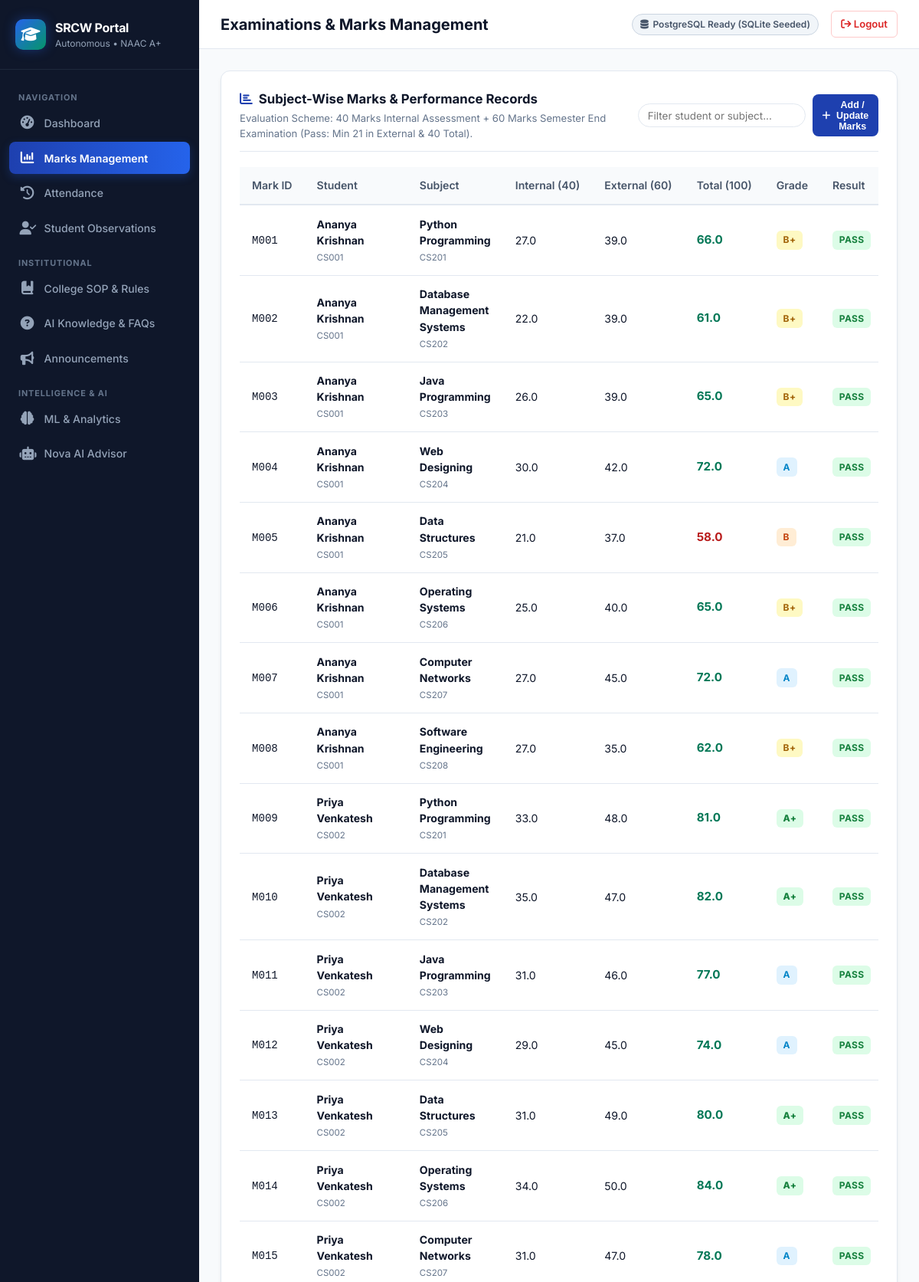
The app's page /marks (signed in, upper part) with its own data.
### tables this page shows
CREATE TABLE marks (
            mark_id TEXT PRIMARY KEY,
            student_id TEXT NOT NULL,
            subject_id TEXT NOT NULL,
            internal_marks_40 REAL DEFAULT 0,
            external_marks_60 REAL DEFAULT 0,
            total_marks_100 REAL DEFAULT 0,
            grade TEXT,
            result TEXT,
            exam_session TEXT,
            FOREIGN KEY (student_id) REFERENCES students(student_id),
            FOREIGN KEY (subject_id) REFERENCES subjects(subject_id)
        );

CREATE TABLE students (
            student_id TEXT PRIMARY KEY,
            full_name TEXT NOT NULL,
            email TEXT UNIQUE NOT NULL,
            phone TEXT,
            gender TEXT,
            date_of_birth TEXT,
            course TEXT,
            department TEXT,
            year INTEGER DEFAULT 1,
            semester INTEGER DEFAULT 1,
            batch TEXT,
            city TEXT
        );

CREATE TABLE subjects (
            subject_id TEXT PRIMARY KEY,
            subject_code TEXT UNIQUE NOT NULL,
            subject_name TEXT NOT NULL,
            credits INTEGER DEFAULT 3,
            faculty_user_id TEXT,
            FOREIGN KEY (faculty_user_id) REFERENCES users(user_id)
        );

### app.py (the view)
@app.route("/marks")
@login_required
def marks_management():
    role = session["user"].get("role")
    if role == "Student":
        student_id = session["user"].get("student_id")
        marks = db_manager.get_marks_by_student(student_id)
        students = [db_manager.get_student_by_id(student_id)]
    else:
        marks = db_manager.get_all_marks()
        students = db_manager.get_all_students()
    subjects = db_manager.get_all_subjects()
    return render_template("marks_management.html", marks=marks, students=students, subjects=subjects)

### app.py (called while the page is built)
def login_required(f):
    @wraps(f)
    def decorated_function(*args, **kwargs):
        if "user" not in session:
            flash("Please sign in to access this portal.", "warning")
            return redirect(url_for("login"))
        return f(*args, **kwargs)
    return decorated_function

@app.context_processor
def inject_global_data():
    return {
        "current_user": session.get("user"),
        "db_mode": db_manager.active_mode,
        "college_name": "Sri Ramakrishna College of Arts and Science for Women"
    }

### db.py (called while the page is built)
    def get_sqlite_conn(self):
        conn = sqlite3.connect(self.sqlite_path)
        conn.row_factory = sqlite3.Row
        return conn

    def get_all_students(self):
        conn = self.get_sqlite_conn()
        cur = conn.cursor()
        cur.execute("SELECT * FROM students ORDER BY student_id")
        rows = cur.fetchall()
        conn.close()
        return [dict(r) for r in rows]

    def get_all_subjects(self):
        conn = self.get_sqlite_conn()
        cur = conn.cursor()
        cur.execute("""
            SELECT s.*, u.full_name as faculty_name
            FROM subjects s
            LEFT JOIN users u ON s.faculty_user_id = u.user_id
            ORDER BY s.subject_code
        """)
        rows = cur.fetchall()
        conn.close()
        return [dict(r) for r in rows]

    def get_all_marks(self):
        conn = self.get_sqlite_conn()
        cur = conn.cursor()
        cur.execute("""
            SELECT m.*, st.full_name as student_name, sub.subject_code, sub.subject_name
            FROM marks m
            JOIN students st ON m.student_id = st.student_id
            JOIN subjects sub ON m.subject_id = sub.subject_id
            ORDER BY m.student_id, sub.subject_code
        """)
        rows = cur.fetchall()
        conn.close()
        return [dict(r) for r in rows]

### templates/marks_management.html (shortened to what this page needs)
{% extends "base.html" %}
{% block page_heading %}Examinations & Marks Management{% endblock %}
{% block content %}
<div class="card">
  <div class="card-header">
    <div>
      <div class="card-title">
        <i class="fa-solid fa-chart-bar" style="color: var(--primary);"></i>
        <span>Subject-Wise Marks & Performance Records</span>
      </div>
      <p style="font-size: 0.82rem; color: #64748b; margin-top: 0.2rem;">
        Evaluation Scheme: 40 Marks Internal Assessment + 60 Marks Semester End Examination (Pass: Min 21 in External & 40 Total).
      </p>
    </div>
    <div style="display: flex; gap: 0.6rem; align-items: center;">
      <input type="text" id="tableSearchInput" placeholder="Filter student or subject..." class="chat-input" style="width: 220px; padding: 0.4rem 0.75rem;">
      {% if current_user and current_user.role in ['Faculty', 'Admin'] %}
      <button class="btn btn-primary btn-sm" onclick="openModal('markModal')">
        <i class="fa-solid fa-plus"></i> Add / Update Marks
      </button>
      {% endif %}
    </div>
  </div>
  <div class="table-responsive">
    <table class="data-table">
      <thead>
        <tr>
          <th>Mark ID</th>
          <th>Student</th>
          <th>Subject</th>
          <th>Internal (40)</th>
          <th>External (60)</th>
          <th>Total (100)</th>
          <th>Grade</th>
          <th>Result</th>
        </tr>
      </thead>
      <tbody>
        {% for m in marks %}
        <tr>
          <td><code>{{ m.mark_id }}</code></td>
          <td>
            <strong>{{ m.student_name or m.student_id }}</strong><br>
            <span style="font-size: 0.72rem; color: #64748b;">{{ m.student_id }}</span>
          </td>
          <td>
            <strong>{{ m.subject_name }}</strong><br>
            <span style="font-size: 0.72rem; color: #64748b;">{{ m.subject_code }}</span>
          </td>
          <td>{{ m.internal_marks_40 }}</td>
          <td>{{ m.external_marks_60 }}</td>
          <td style="font-weight: 700; font-size: 0.95rem; color: {% if m.total_marks_100 >= 60 %}#047857{% else %}#b91c1c{% endif %};">
            {{ m.total_marks_100 }}
          </td>
          <td>
            <span class="badge grade-{{ m.grade|replace('+', '-plus') }}">{{ m.grade }}</span>
          </td>
          <td>
            <span class="badge {% if m.result == 'Pass' %}badge-success{% else %}badge-danger{% endif %}">
              {{ m.result }}
            </span>
          </td>
        </tr>
        {% endfor %}
      </tbody>
    </table>
  </div>
</div>
{% endblock %}

### static/css/style.css (style rules this page uses)
:root { --primary: #1e40af; --primary-hover: #1d4ed8; --primary-light: #dbeafe; --secondary: #0f172a; --accent: #059669; --accent-light: #d1fae5; --warning: #d97706; --warning-light: #fef3c7; --danger: #dc2626; --danger-light: #fee2e2; --bg-main: #f8fafc; --bg-card: #ffffff; --border-color: #e2e8f0; --text-main: #0f172a; --text-muted: #64748b; --sidebar-width: 260px; --radius: 12px; --shadow: 0 4px 6px -1px rgb(0 0 0 / 0.07), 0 2px 4px -2px rgb(0 0 0 / 0.05); --shadow-lg: 0 10px 15px -3px rgb(0 0 0 / 0.1), 0 4px 6px -4px rgb(0 0 0 / 0.1); --transition: all 0.2s cubic-bezier(0.4, 0, 0.2, 1); }
* { box-sizing: border-box; margin: 0; padding: 0; }
body { font-family: 'Inter', -apple-system, BlinkMacSystemFont, "Segoe UI", Roboto, Helvetica, Arial, sans-serif; background-color: var(--bg-main); color: var(--text-main); line-height: 1.5; min-height: 100vh; }
.card { background: var(--bg-card); border: 1px solid var(--border-color); border-radius: var(--radius); box-shadow: var(--shadow); padding: 1.5rem; margin-bottom: 1.5rem; transition: var(--transition); }
.card-header { display: flex; align-items: center; justify-content: space-between; margin-bottom: 1.25rem; padding-bottom: 0.75rem; border-bottom: 1px solid var(--border-color); }
.card-title { font-size: 1.05rem; font-weight: 700; color: var(--text-main); display: flex; align-items: center; gap: 0.5rem; }
.table-responsive { width: 100%; overflow-x: auto; }
.data-table { width: 100%; border-collapse: collapse; font-size: 0.88rem; text-align: left; }
.data-table th { background: #f8fafc; color: #475569; font-weight: 600; padding: 0.85rem 1rem; border-bottom: 2px solid var(--border-color); white-space: nowrap; }
.data-table td { padding: 0.85rem 1rem; border-bottom: 1px solid var(--border-color); color: var(--text-main); vertical-align: middle; }
.badge { display: inline-block; padding: 0.2rem 0.55rem; font-size: 0.75rem; font-weight: 700; border-radius: 6px; text-transform: uppercase; letter-spacing: 0.03em; }
.badge-success { background: #dcfce7; color: #15803d; }
.grade-A-plus { background: #dcfce7; color: #15803d; font-weight: 800; }
.grade-A { background: #e0f2fe; color: #0284c7; }
.grade-B-plus { background: #fef9c3; color: #a16207; }
.grade-B { background: #ffedd5; color: #c2410c; }
.btn { display: inline-flex; align-items: center; justify-content: center; gap: 0.45rem; padding: 0.55rem 1rem; font-size: 0.85rem; font-weight: 600; border-radius: 8px; cursor: pointer; border: 1px solid transparent; transition: var(--transition); text-decoration: none; }
.btn-primary { background: var(--primary); color: #ffffff; }
.btn-sm { padding: 0.35rem 0.7rem; font-size: 0.78rem; }
.chat-input { flex: 1; border: 1px solid var(--border-color); border-radius: 20px; padding: 0.55rem 0.95rem; font-size: 0.84rem; outline: none; font-family: inherit; }

### records on screen
marks: mark_id "M001", full_name "Ananya Krishnan", student_id "CS001", subject_name "Python Programming", subject_code "CS201", internal_marks_40 "27.0", external_marks_60 "39.0", total_marks_100 "66.0", grade "B+", result "PASS"
marks: mark_id "M002", full_name "Ananya Krishnan", student_id "CS001", subject_name "Database Management Systems", subject_code "CS202", internal_marks_40 "22.0", external_marks_60 "39.0", total_marks_100 "61.0", grade "B+", result "PASS"
marks: mark_id "M003", full_name "Ananya Krishnan", student_id "CS001", subject_name "Java Programming", subject_code "CS203", internal_marks_40 "26.0", external_marks_60 "39.0", total_marks_100 "65.0", grade "B+", result "PASS"
marks: mark_id "M004", full_name "Ananya Krishnan", student_id "CS001", subject_name "Web Designing", subject_code "CS204", internal_marks_40 "30.0", external_marks_60 "42.0", total_marks_100 "72.0", grade "A", result "PASS"
marks: mark_id "M005", full_name "Ananya Krishnan", student_id "CS001", subject_name "Data Structures", subject_code "CS205", internal_marks_40 "21.0", external_marks_60 "37.0", total_marks_100 "58.0", grade "B", result "PASS"
marks: mark_id "M006", full_name "Ananya Krishnan", student_id "CS001", subject_name "Operating Systems", subject_code "CS206", internal_marks_40 "25.0", external_marks_60 "40.0", total_marks_100 "65.0", grade "B+", result "PASS"
marks: mark_id "M007", full_name "Ananya Krishnan", student_id "CS001", subject_name "Computer Networks", subject_code "CS207", internal_marks_40 "27.0", external_marks_60 "45.0", total_marks_100 "72.0", grade "A", result "PASS"
marks: mark_id "M008", full_name "Ananya Krishnan", student_id "CS001", subject_name "Software Engineering", subject_code "CS208", internal_marks_40 "27.0", external_marks_60 "35.0", total_marks_100 "62.0", grade "B+", result "PASS"
marks: mark_id "M009", full_name "Priya Venkatesh", student_id "CS002", subject_name "Python Programming", subject_code "CS201", internal_marks_40 "33.0", external_marks_60 "48.0", total_marks_100 "81.0", grade "A+", result "PASS"
marks: mark_id "M010", full_name "Priya Venkatesh", student_id "CS002", subject_name "Database Management Systems", subject_code "CS202", internal_marks_40 "35.0", external_marks_60 "47.0", total_marks_100 "82.0", grade "A+", result "PASS"
marks: mark_id "M011", full_name "Priya Venkatesh", student_id "CS002", subject_name "Java Programming", subject_code "CS203", internal_marks_40 "31.0", external_marks_60 "46.0", total_marks_100 "77.0", grade "A", result "PASS"
marks: mark_id "M012", full_name "Priya Venkatesh", student_id "CS002", subject_name "Web Designing", subject_code "CS204", internal_marks_40 "29.0", external_marks_60 "45.0", total_marks_100 "74.0", grade "A", result "PASS"
marks: mark_id "M013", full_name "Priya Venkatesh", student_id "CS002", subject_name "Data Structures", subject_code "CS205", internal_marks_40 "31.0", external_marks_60 "49.0", total_marks_100 "80.0", grade "A+", result "PASS"
marks: mark_id "M014", full_name "Priya Venkatesh", student_id "CS002", subject_name "Operating Systems", subject_code "CS206", internal_marks_40 "34.0", external_marks_60 "50.0", total_marks_100 "84.0", grade "A+", result "PASS"
marks: mark_id "M015", full_name "Priya Venkatesh", student_id "CS002", subject_name "Computer Networks", subject_code "CS207", internal_marks_40 "31.0", external_marks_60 "47.0", total_marks_100 "78.0", grade "A", result "PASS"
